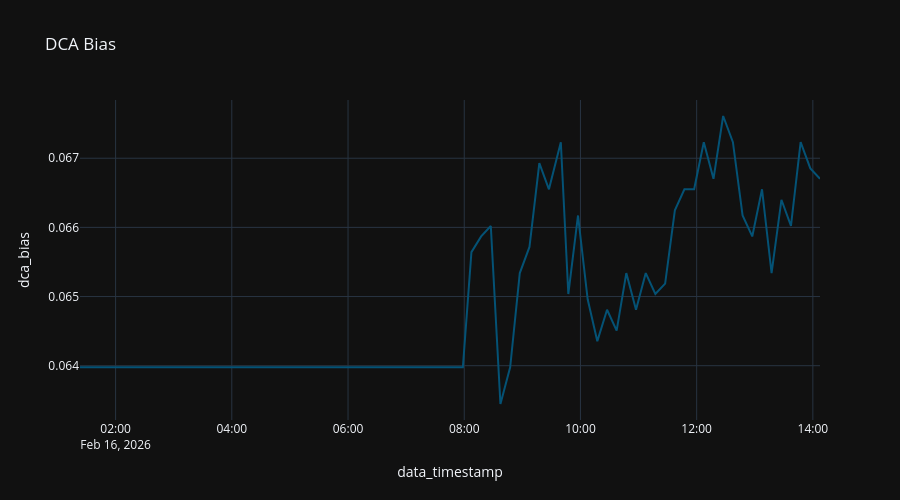

The notebook cell this image was saved under:
### Code cell
x = df[df['ticker'] == asset_ticker][['data_timestamp', 'dca_bias', 'ticker']].sort_values(by="data_timestamp")

fig = px.line (
  x,
  "data_timestamp",
  "dca_bias",
  title="DCA Bias"
#   color_discrete_sequence="Tealgrn_r",
)

fig.update_layout (
  height=500,
)
